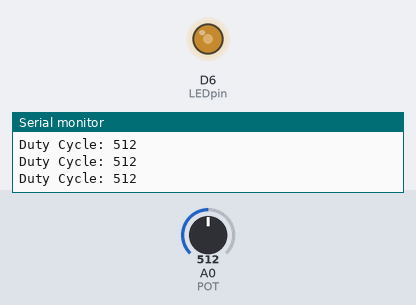
Bench run of a sketch on a simulated ESP8266 (NodeMCU). Parts: output pins drawn as LEDs (lit = HIGH), the last lines printed to the serial monitor. The inputs (shaded band) are chosen by the test bench; at power-on: A0 (POT) = 512.

Above: at 1.2 s.
1.3 s: A0 (POT) set to 716
At 1.7 s:
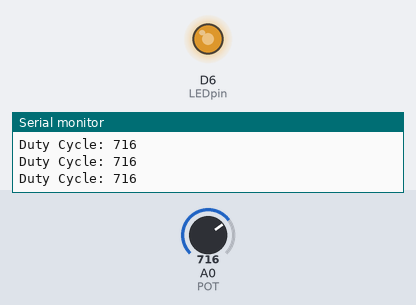
2.8 s: A0 (POT) set to 900
At 4.0 s:
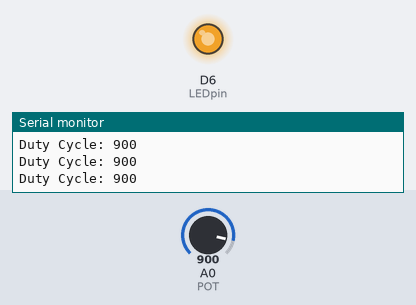
4.3 s: A0 (POT) set to 122
At 5.5 s:
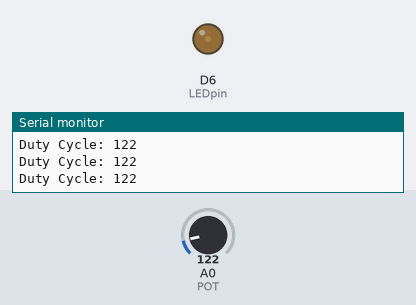
5.8 s: A0 (POT) set to 0
At 6.8 s:
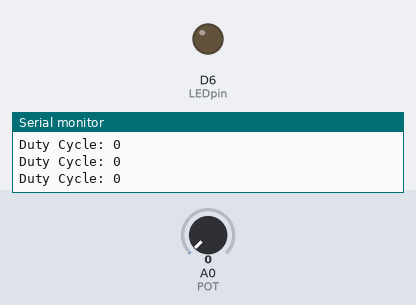
7.3 s: A0 (POT) set to 511
At 8.0 s:
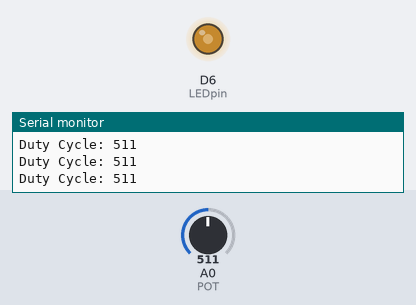
Timing chart, 0 to 9.8 s (numbered marks = the images above; inputs shaded):
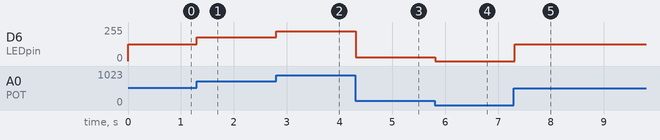

Measured:
- after the input at 1.3 s, D6 (LEDpin): 127/255 → 178/255 at once
- after the input at 2.8 s, D6 (LEDpin): 178/255 → 224/255 at once
- after the input at 4.3 s, D6 (LEDpin): 224/255 → 30/255 at once
- after the input at 5.8 s, D6 (LEDpin): 30/255 → 0/255 at once
- after the input at 7.3 s, D6 (LEDpin): 0/255 → 127/255 at once

The sketch:

ftpwm.ino
```cpp
#define LEDpin D6

// By default PWM frequency is 1000Hz and we are using same
// for this application hence no need to set

void setup()
{
  Serial.begin(9600);
  analogWrite(LEDpin, 0);  // set initial 50% duty cycle
}

void loop()
{
  uint16_t dutycycle =  analogRead(A0); // read continuous POT and set PWM duty cycle according
  if(dutycycle > 1023)
    dutycycle = 1023; // limit dutycycle to 1023 if POT read cross it

  Serial.print("Duty Cycle: ");
  Serial.println(dutycycle);
  analogWrite(LEDpin, dutycycle);
  delay(100);
}
```
